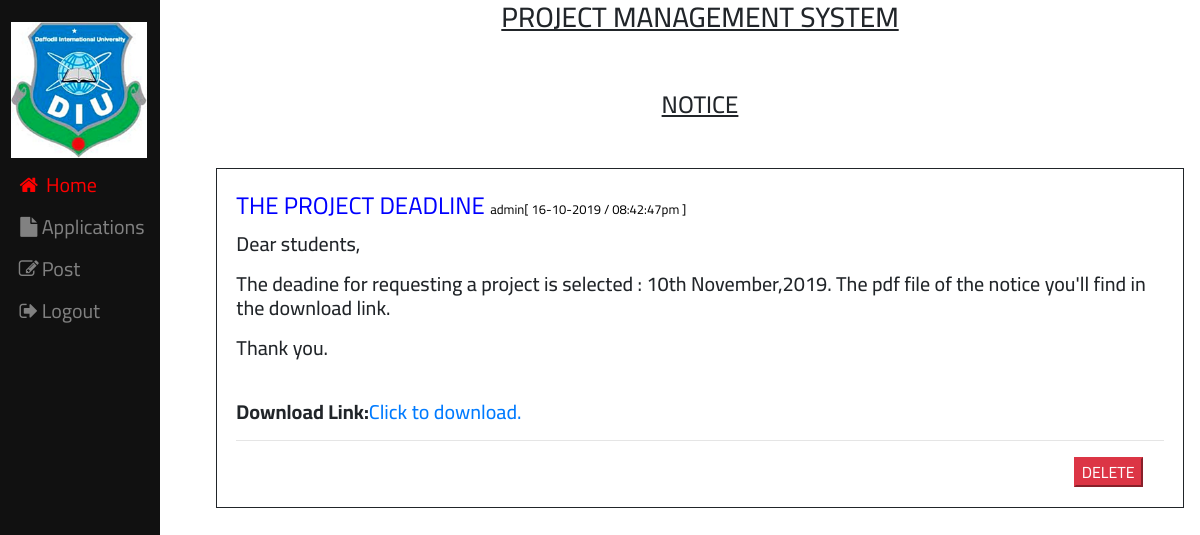
The app's page /dashboard/admin/action.php (signed in) with its own data.
### tables this page shows
CREATE TABLE `posts` (
  `id` int(11) NOT NULL,
  `post_subject` varchar(1000) NOT NULL,
  `post_description` varchar(10000) NOT NULL,
  `post_link` varchar(3000) NOT NULL,
  `post_file` varchar(3000) NOT NULL,
  `posted_by` varchar(11) NOT NULL,
  `post_date` varchar(11) NOT NULL,
  `post_time` varchar(11) NOT NULL
);

### dashboard/admin/action.php (the view, shortened to what this page needs)
<?php
require '../../database/connection.php';
?>
<!DOCTYPE html>
<html>
    <head>
        <link rel="stylesheet" href="https://cdnjs.cloudflare.com/ajax/libs/font-awesome/4.7.0/css/font-awesome.min.css">
        <link rel="stylesheet" href="../../bootstrap/css/bootstrap.css" />
        <link rel="stylesheet" href="../../bootstrap/css/bootstrap.min.css" />
    </head>
    <body>
        <div class="sidebar">
            <a><img src="../../gallery/logo.png"></a>
            <a href="index.php" class="active"><i class="fa fa-fw fa-home"></i> Home</a>
            <a href="data.php"><i class="fa fa-fw fa-file"></i>Applications</a>
            <a href="post.php"><i class="fa fa-fw fa-edit"></i>Post</a>
            <a href="logout.php"><i class="fa fa-fw fa-sign-out"></i>Logout</a>
        </div>
        <div class="main">
            <div class="row">
                <div class="col-sm-12">
                    <h3 style="text-align: center;"><u>PROJECT MANAGEMENT SYSTEM</u></h3>
                </div>
            </div><br><br>
            <h4 class="heading"><u>NOTICE</u></h4><?php
            $sql = "SELECT *FROM posts ORDER BY id DESC";
            $result = $conn->query($sql);
            if ($result->num_rows > 0) {
                while ($post = $result->fetch_assoc()) {
                    ?>
                    <div style="margin: 5% auto; border: 1px solid;min-height: 200px;padding: 2%">
                        <legend style="color:blue"><?php echo $post['post_subject'] ?>
                            <small style="text-transform:lowercase;color: black;font-size: 13px">
                                <?php echo $post['posted_by'] ?>[ <?php echo $post['post_date'] ?> / <?php echo $post['post_time'] ?> ]
                            </small>
                        </legend>
                        <h5><?php echo $post['post_description'] ?></h5>
                        <br/>
                        <?php if ($post['post_file'] == '../uploads/') { ?>
                            <?php
                        } else {
                            ?>
                            <h5><b>Download Link:</b><a href="<?php echo $post['post_file'] ?>" target="_blank">Click to download.</a></h5>
                        <?php } ?>
                        <hr/>
                        <form method="POST" action="">
                            <button style="margin-left: 90%" class="btn-danger" title="Delete" type="submit" onclick="return confirm('Are you sure you want to delete this post?');">
                                DELETE
                            </button>
                        </form>
                    </div>
                    <?php
                }
            } else {
                ?>
            <fieldset style="text-align: center">
                    <legend style="color:red">NO NOTICE FOUND</legend>
                </fieldset>
            <?php }
            ?>
        </div>
    </body>
</html>

### dashboard/admin/action.php (style rules this page uses)
body { font-family: 'Cairo', sans-serif; }
.sidebar { height: 100%; width: 160px; position: fixed; z-index: 1; top: 0; left: 0; background-color: #111; overflow-x: hidden; padding-top: 16px; }
.sidebar a { padding: 6px 8px 6px 16px; text-decoration: none; font-size: 20px; color: #818181; display: block; }
.main { margin-left: 200px; padding: 1px 16px; }
img { width:100%; margin-left:-5px }
.heading { text-align: center }
.active { color: red !important }
form { padding-left: 3% }

### records on screen
posts: post_subject "THE PROJECT DEADLINE", posted_by "admin", post_date "16-10-2019", post_time "08:42:47pm", post_description "Dear students, The deadine for requesting a project is selected : 10th November,2019. The pdf file of the notice you'll find in the download link. Thank you."
